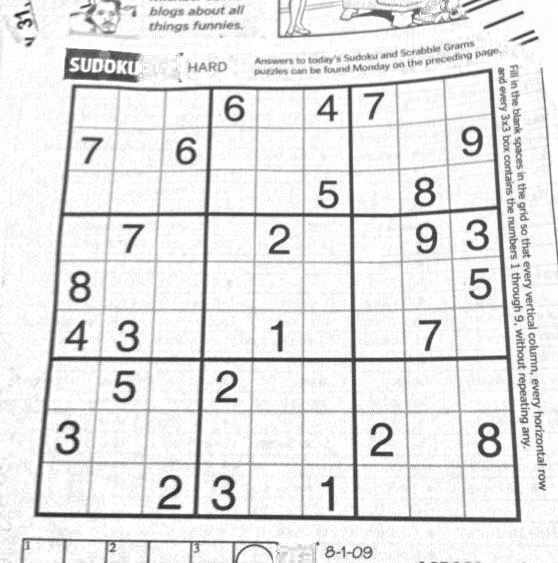
#> input picture 18 Hough_Lineas/dave.png, 558 x 563 px
$ python '18 Hough_Lineas.py'
#> lines starting #> are read from the running program, lines starting #| are printed output that depends on the picture; after the words box and inside, x2 and y2 are one past the last pixel; in counts of white or black regions, pixels touching at a corner belong together
import cv2
import numpy as np
import matplotlib.pyplot as plt
import math

imgOriginal = cv2.imread('dave.png')
#> imgOriginal is the input picture: shape (563, 558, 3); min 27, max 255, mean 229.5
cv2.imshow('Imagen Original', imgOriginal)
img = cv2.imread('dave.png')
grises = cv2.cvtColor(img, cv2.COLOR_BGR2GRAY)
bordes = cv2.Canny(grises, 50, 150, apertureSize = 3)
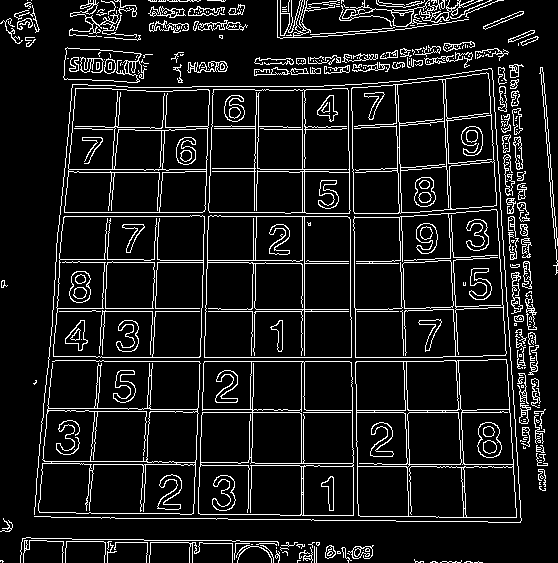
#> bordes: shape (563, 558); 10.1% white in thin lines or dots

lineas = cv2.HoughLines(bordes, 1, np.pi/180, 200)
#> lineas = 33 rows, first 8: [361, 1.57], [357, 1.57], [311, 1.57], [304, 0], [412, 1.57], [212, 0.0349], [257, 0.0175], [216, 0.0349]

for rho, theta in lineas[0]:
    a = np.cos(theta)
    b = np.sin(theta)
    x0 = a*rho
    y0 = b*rho
    x1 = int(x0+1000*(-b))
    y1 = int(y0+1000*(a))
    x2 = int(x0-1000*(-b))
    y2 = int(y0-1000*(a))

    cv2.line(img, (x1, y1), (x2, y2), (0,0,255), 2)
#> this loop made 1 pass
#> (rho, theta, a, b, x0, y0, x1, y1) on pass 1: (361, 1.57, -4.37e-08, 1, -1.58e-05, 361, -1000, 360)
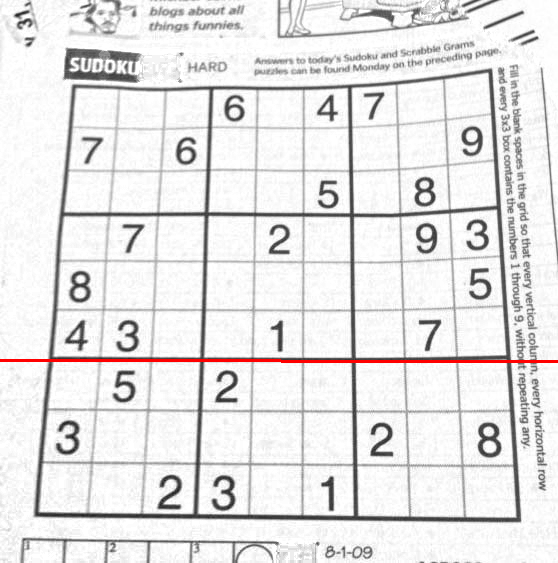
#> img: shape (563, 558, 3); 0.53% of pixels changed, all inside (x1, y1, x2, y2) = (0, 359, 558, 363)

titles = ['ORIGINA', 'TRANSFORMADA DE HOUGH_LINEAS']
final = [imgOriginal, img]
for i in xrange(2):
    plt.subplot(1, 2, i+1)
    plt.imshow(final[i])
    plt.title(titles[i])
    plt.grid()
    plt.xticks([]), plt.yticks([])
plt.show()
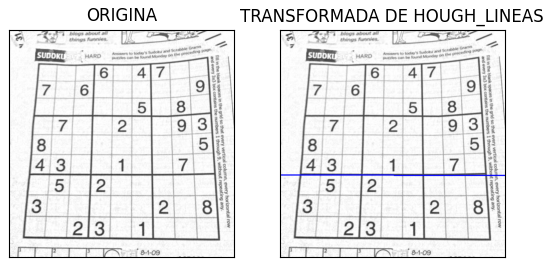
#> figure drawn by matplotlib, 2 panels

cv2.imwrite('Hough_Lineas.jpg', img)

cd = cv2.waitKey(0)
#> (key Esc is pressed here)
cv2.destroyAllWindows()
